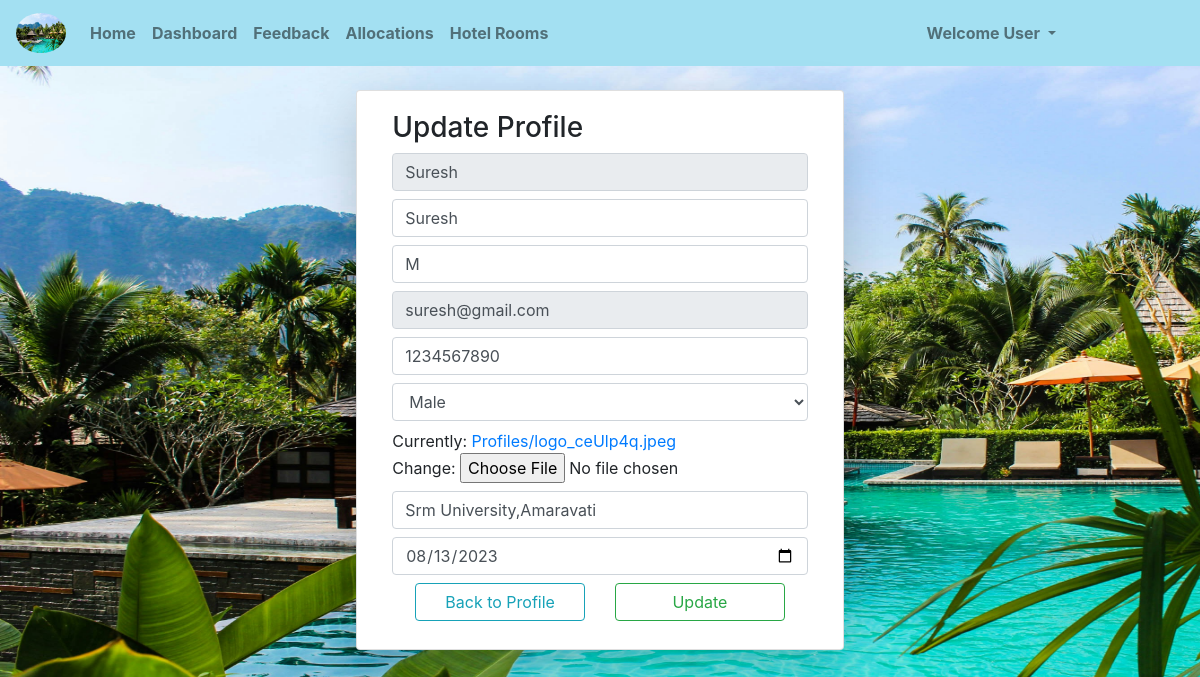
Screenshot of /updprofile/ (signed in) with the database file from the repository.
### hmsapp/models.py (models this page shows)
class User(AbstractUser):
    gn=[
        ('0','---Select Gender---'),
        ('1','Female'),
        ('2','Male')
    ]
    ro1=[
        ('Guest','Guest'),
        ('User','User'),
        ('Staff','Staff'),
    ]
    ro2=[
        ('0','---Select Staff Type---'),
        ('Receptionist','Receptionist'),
        ('House Keeping','House Keeping'),
        ('Porter','Porter'),
        ('Restaurant Staff','Restaurant Staff'),
        ('User','User')
    ]
    cid=models.CharField(max_length=10,default="")
    gndr=models.CharField(choices=gn,default='0',max_length=10)
    role1=models.CharField(choices=ro1,default='Guest',max_length=10)
    role2=models.CharField(choices=ro2,default='0',max_length=20)
    mbl=models.CharField(max_length=10,default="")
    adrs=models.CharField(max_length=200,default="")
    pfimag=models.ImageField(upload_to='Profiles/',default='prof.png')
    dob=models.DateField(null=True,blank=True)
    pfupd=models.BooleanField(default=False)

### hmsapp/views.py (the view, shortened to what this page needs)
# urls.py: path('updprofile/',updprofile,name="updpf"),
def updprofile(request):
    k=User.objects.get(id=request.user.id)
    h=UPForm(instance=k)
    return render(request,'html/updprofile.html',{'e':h})

### hmsapp/forms.py
class UPForm(forms.ModelForm):
    class Meta:
        model=User
        fields=["username","first_name","last_name","email","mbl","gndr","pfimag","adrs","dob"]
        widgets={
            "username":forms.TextInput(attrs={"class":"form-control my-2","readonly":"true"}),
            "first_name":forms.TextInput(attrs={"class":"form-control my-2","placeholder":"First Name"}),
            "last_name":forms.TextInput(attrs={"class":"form-control my-2","placeholder":"Last Name"}),
            "email":forms.EmailInput(attrs={"class":"form-control my-2","readonly":"true"}),
            "mbl":forms.TextInput(attrs={"class":"form-control my-2","placeholder":"Mobile Number"}),
            "adrs":forms.TextInput(attrs={"class":"form-control my-2","placeholder":"Permanent Address"}),
            "dob":forms.DateInput(attrs={"class":"form-control my-2","type":"date"}),
            "gndr":forms.Select(attrs={"class":"form-control my-2"}),
        }

### templates/html/updprofile.html (shortened to what this page needs)
{% extends 'html/base.html' %}
{% block content %}
<div class="container-fluid mt-4">
    <div class="card col-md-5 mx-auto shadow-lg">
        <div class="card-body">
            <h3>Update Profile</h3>
            <form method="POST" enctype="multipart/form-data">
                {% for i in e %}
                    {{i}}
                {% endfor %}
                <div class="row m-2">
                    <div class="col">
                        <a href="{% url 'pfle' %}" class="btn btn-outline-info form-control">Back to Profile</a>
                    </div>
                    <div class="col">
                        <input type="submit" value="Update" class="btn btn-outline-success form-control">
                    </div>
                </div>
            </form>
        </div>
    </div>
</div>
{% endblock %}

### templates/html/navbar.html (shortened to what this page needs)
{% load static %}
<nav class="navbar navbar-expand-md navbar-light">
    <a class="navbar-brand" href="{% url 'hm' %}">
      <img src="{% static 'images/icons/homeimage.jpg' %}" class="rounded-circle" width="50px" height="40px"></a>
    <div class="collapse navbar-collapse" id="collapsibleNavbar">
      <ul class="navbar-nav">
        {% if not user.is_authenticated %}
        <li class="nav-item">
          <a class="nav-link {% if request.path == '/' %}active{% endif %}" href="{% url 'hm' %}"><b>Home</b></a>
        </li>
        <li class="nav-item">
          <a class="nav-link {% if request.path == '/about/' %}active{% endif %}" href="{% url 'abt' %}"><b>About</b></a>
        </li>
        <li class="nav-item">
          <a class="nav-link {% if request.path == '/contact/' %}active{% endif %}" href="{% url 'cnt' %}"><b>Contact</b></a>
        </li>
        <li class="nav-item">
          <a class="nav-link {% if request.path == '/mail/' %}active{% endif %}" href="{% url 'ml' %}"><b>Mail</b></a>
        </li>
        <li class="nav-item">
            <a class="nav-link {% if request.path == '/register/' %}active{% endif %}" href="{% url 'reg' %}"><b>Register</b></a>
        </li>
        {% else %}
        <li class="nav-item">
            <a class="nav-link {% if request.path == '/' %}active{% endif %}" href="{% url 'hm' %}"><b>Home</b></a>
        </li>
        {% if request.user.role1 == 'Guest' or request.user.role1 == 'User' or request.user.role1 == 'Guest' %}
        {% if not request.user.is_superuser and request.user.role1 == 'Guest' %}
        <li class="nav-item">
          <a class="nav-link {% if request.path == '/mail/' %}active{% endif %}" href="{% url 'ml' %}"><b>Mail</b></a>
        </li>
        <li class="nav-item">
          <a class="nav-link {% if request.path == '/prices/' %}active{% endif %}" href="{% url 'pr' %}"><b>Prices</b></a>
        </li>
        {% elif request.user.role1 == 'User' %}
        <li class="nav-item">
          <a class="nav-link {% if request.path == '/dashboard/' %}active{% endif %}" href="{% url 'dshbd' %}"><b>Dashboard</b></a>
        </li>
        <li class="nav-item">
          <a class="nav-link {% if request.path == '/feedback/' %}active{% endif %}" href="{% url 'fd' %}"><b>Feedback</b></a>
        </li>
        <li class="nav-item">
          <a class="nav-link {% if request.path == '/roomnum/' %}active{% endif %}" href="{% url 'rn' %}"><b>Allocations</b></a>
        </li>
        <li class="nav-item">
          <a class="nav-link {% if request.path == '/rooms/' %}active{% endif %}" href="{% url 'rmd' %}"><b>Hotel Rooms</b></a>
        </li>
        {% endif %}
        {% endif %}
      {% endif %}
      </ul>
      <ul class="navbar-nav ml-auto" style="margin-right:120px">
        {% if not user.is_authenticated %}
        <li class="nav-item">
          <a class="nav-link {% if request.path == '/login/' %}active{% endif %}" href="{% url 'log' %}"><b>Login</b></a>
        </li>
        {% else %}
        <div class="dropdown">
          <a class="nav-link dropdown-toggle" data-toggle="dropdown">
            <b>
              Welcome {% if user.is_superuser %}
                      Admin
                    {% else %}
                      {{request.user.role1}}
                    {% endif %}
            </b>
          </a>
        </div>
        {% endif %}
      </ul>
    </div>
</nav>

### rows the page displays
User: user.role1 "User", e "Suresh" "Suresh" "M" "suresh@gmail.com" "1234567890" "Male" "Srm University,Amaravati" "08/13/2023"
